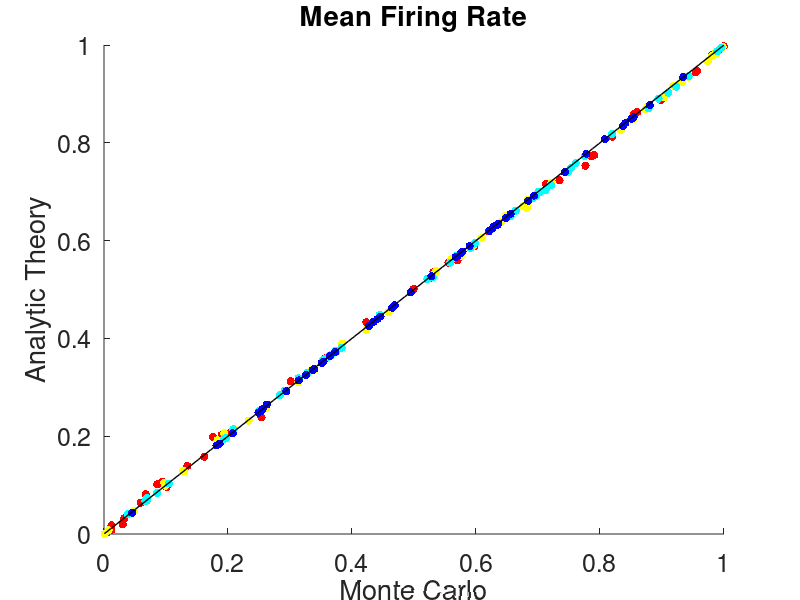
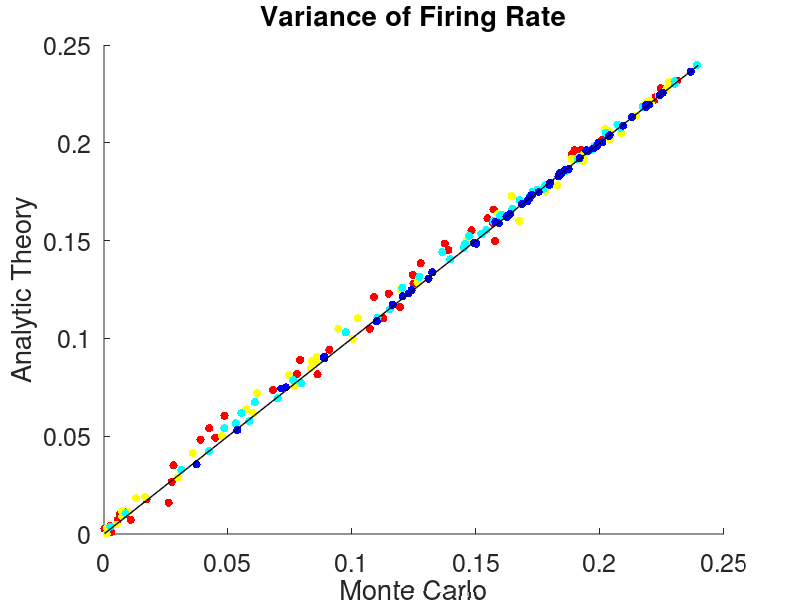
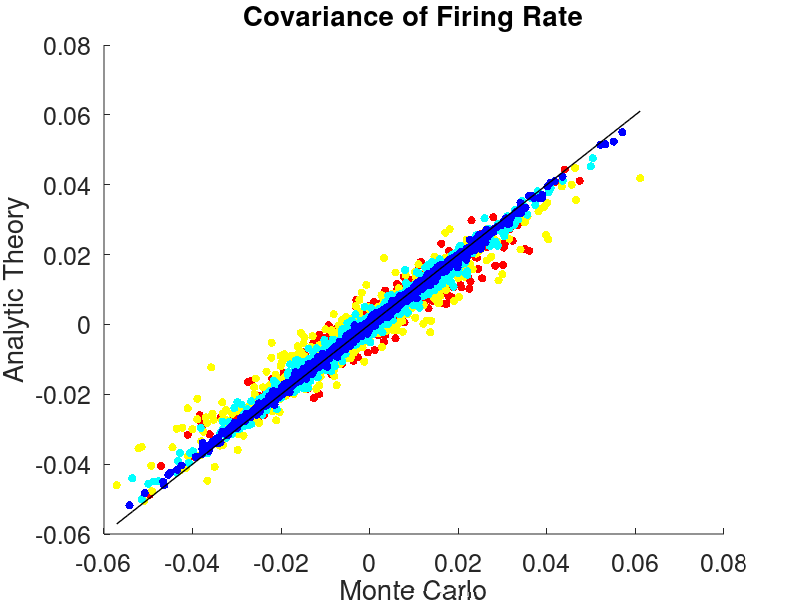
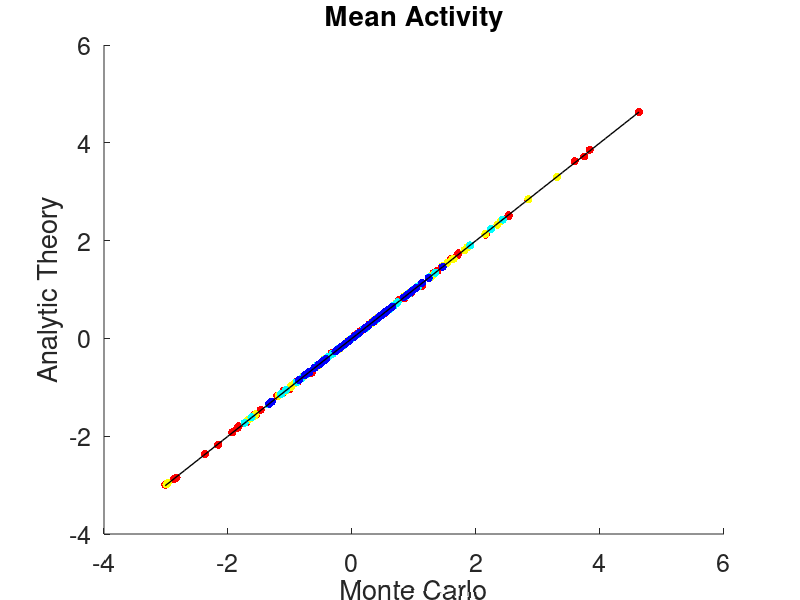

Reproduce these figures in MATLAB, in order.

%compare the MC sims with thery with Nc=50 (netTw)

load dAn_netTw_aut %with autaptic connections
load dmc_netTw_aut

% load dAn_netTw %without autaptic connections
% load dmc_netTw

len_vr=length(convg);
cc=jet(len_vr);

figure
hold on
% -- start off values of mn/mx_diag--
mn_diag=mnF_M(1,1);
mx_diag=mn_diag;
for j=len_vr:-1:1
    plot(mnF_M(:,j),mnF_Ma(:,j),'.','MarkerSize',18,'color',cc(j,:))
    % update extreme values for diagonal
    mn_diag=min([mnF_M(:,j);mnF_Ma(:,j);mn_diag]);
    mx_diag=max([mnF_M(:,j);mnF_Ma(:,j);mx_diag]);
end
xl=(mn_diag: (mx_diag-mn_diag)/99: mx_diag)';
plot(xl,xl,'k','LineWidth',1) %diagonal line
set(gca,'FontSize',18)
xlabel('Monte Carlo')
ylabel('Analytic Theory')
title('Mean Firing Rate')

figure
hold on
% -- start off values of mn/mx_diag--
mn_diag=covF_M(1,1,1);
mx_diag=mn_diag;
for j=len_vr:-1:1
    vrM_tmp=diag(covF_M(:,:,j));
    vrAn_tmp=diag(covF_Ma(:,:,j));
    
    plot(vrM_tmp,vrAn_tmp,'.','MarkerSize',18,'color',cc(j,:))
    mn_diag=min([vrM_tmp;vrAn_tmp;mn_diag]);
    mx_diag=max([vrM_tmp;vrAn_tmp;mx_diag]);
end
xl=(mn_diag: (mx_diag-mn_diag)/99: mx_diag)';
plot(xl,xl,'k','LineWidth',1) %diagonal line
set(gca,'FontSize',18)
xlabel('Monte Carlo')
ylabel('Analytic Theory')
title('Variance of Firing Rate')

figure
hold on
% -- start off values of mn/mx_diag--
mn_diag=covF_M(1,2,1);
mx_diag=mn_diag;
for j=len_vr:-1:1
    cvM_tmp=nonzeros(triu(covF_M(:,:,j)-diag(diag(covF_M(:,:,j)))));
    cvAn_tmp=nonzeros(triu(covF_Ma(:,:,j)-diag(diag(covF_Ma(:,:,j)))));
    
    plot(cvM_tmp,cvAn_tmp,'.','MarkerSize',18,'color',cc(j,:))
    % update extreme values for diagonal
    mn_diag=min([cvM_tmp;cvAn_tmp;mn_diag]);
    mx_diag=max([cvM_tmp;cvAn_tmp;mx_diag]);
end
xl=(mn_diag: (mx_diag-mn_diag)/99: mx_diag)';
plot(xl,xl,'k','LineWidth',1) %diagonal line
set(gca,'FontSize',18)
xlabel('Monte Carlo')
ylabel('Analytic Theory')
title('Covariance of Firing Rate')





% ------ repeat but do it for the activity variable X -----
figure
hold on
% -- start off values of mn/mx_diag--
mn_diag=mnX_M(1,1);
mx_diag=mn_diag;
for j=len_vr:-1:1
    plot(mnX_M(:,j),mnX_Ma(:,j),'.','MarkerSize',18,'color',cc(j,:))
    % update extreme values for diagonal
    mn_diag=min([mnX_M(:,j);mnX_Ma(:,j);mn_diag]);
    mx_diag=max([mnX_M(:,j);mnX_Ma(:,j);mx_diag]);
end
xl=(mn_diag: (mx_diag-mn_diag)/99: mx_diag)';
plot(xl,xl,'k','LineWidth',1) %diagonal line
set(gca,'FontSize',18)
xlabel('Monte Carlo')
ylabel('Analytic Theory')
title('Mean Activity')


figure
hold on
% -- start off values of mn/mx_diag--
mn_diag=covX_M(1,1,1);
mx_diag=mn_diag;
for j=len_vr:-1:1
    vrM_tmp=diag(covX_M(:,:,j));
    vrAn_tmp=diag(covX_Ma(:,:,j));
    
    plot(vrM_tmp,vrAn_tmp,'.','MarkerSize',18,'color',cc(j,:))
    mn_diag=min([vrM_tmp;vrAn_tmp;mn_diag]);
    mx_diag=max([vrM_tmp;vrAn_tmp;mx_diag]);
    
end
xl=(mn_diag: (mx_diag-mn_diag)/99: mx_diag)';
plot(xl,xl,'k','LineWidth',1) %diagonal line
set(gca,'FontSize',18)
xlabel('Monte Carlo')
ylabel('Analytic Theory')
title('Variance of Activity')

figure
hold on
% -- start off values of mn/mx_diag--
mn_diag=covX_M(1,2,1);
mx_diag=mn_diag;
for j=len_vr:-1:1
    cvM_tmp=nonzeros(triu(covX_M(:,:,j)-diag(diag(covX_M(:,:,j)))));
    cvAn_tmp=nonzeros(triu(covX_Ma(:,:,j)-diag(diag(covX_Ma(:,:,j)))));
    
    plot(cvM_tmp,cvAn_tmp,'.','MarkerSize',18,'color',cc(j,:))
    % update extreme values for diagonal
    mn_diag=min([cvM_tmp;cvAn_tmp;mn_diag]);
    mx_diag=max([cvM_tmp;cvAn_tmp;mx_diag]);
end
xl=(mn_diag: (mx_diag-mn_diag)/99: mx_diag)';
plot(xl,xl,'k','LineWidth',1) %diagonal line
set(gca,'FontSize',18)
xlabel('Monte Carlo')
ylabel('Analytic Theory')
title('Covariance of Activity')

if(0) %plotting the firing rate correlation
   figure
   hold on
   mn_diag=0;
   mx_diag=mn_diag;
   for j=len_vr:-1:1
       vrM_tmp=diag(covF_M(:,:,j));
       varM_matr=vrM_tmp*vrM_tmp'; %used to divide to get correl matrix
       %calc the corr
       rho_M=covF_M(:,:,j)./sqrt(varM_matr);
    
       vrAn_tmp=diag(covF_Ma(:,:,j));
       varA_matr=vrAn_tmp*vrAn_tmp';
       %calc the corr
       rho_A=covF_Ma(:,:,j)./sqrt(varA_matr);
       
       rhM_tmp=nonzeros(triu(rho_M-diag(diag(rho_M))));
       rhAn_tmp=nonzeros(triu(rho_A-diag(diag(rho_A))));
       
       plot(rhM_tmp,rhAn_tmp,'.','MarkerSize',18,'color',cc(j,:))
       % update extreme values for diagonal
       mn_diag=min([rhM_tmp;rhAn_tmp;mn_diag]);
       mx_diag=max([rhM_tmp;rhAn_tmp;mx_diag]);
   end
   xl=(mn_diag: (mx_diag-mn_diag)/99: mx_diag)';
   plot(xl,xl,'k','LineWidth',1) %diagonal line
   set(gca,'FontSize',18)
   xlabel('Monte Carlo')
   ylabel('Analytic Theory')
   title('Firing Rate Correlation')
end